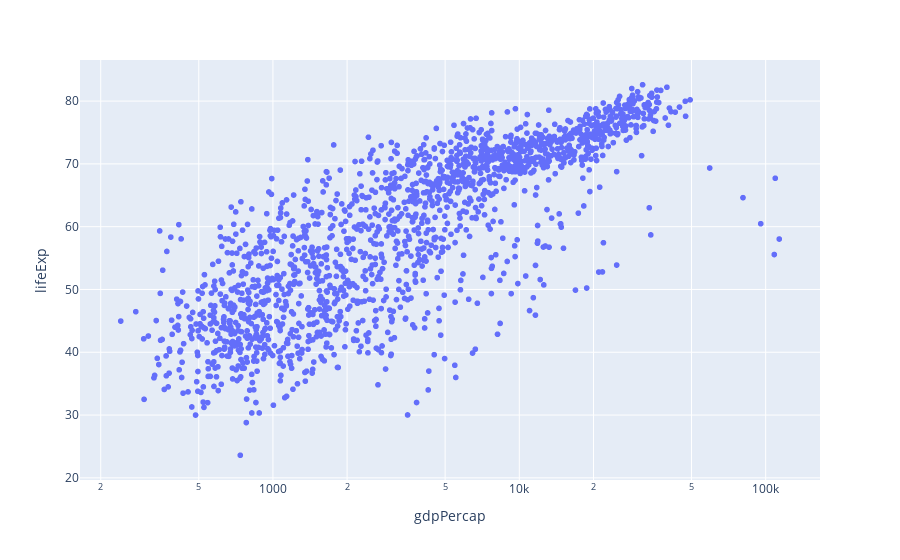

Source (notebook cell):
### Code cell
# マウスホバーで要素の値が確認できるようにする
px.scatter(
    gapminder, x="gdpPercap", y="lifeExp", log_x=True, hover_name="country"
).show()

### Figure 1 — Plotly figure (JSON) as saved in the notebook; plotly's stock layout.template omitted (floating-point values rounded to 4 significant figures; data arrays with more than 128 entries replaced by an {"elided": "..."} marker saying what was removed)
{"data": [{"hovertemplate": "<b>%{hovertext}</b><br><br>gdpPercap=%{x}<br>lifeExp=%{y}<extra></extra>", "hovertext": {"elided": "1704 str values"}, "legendgroup": "", "marker": {"color": "#636efa", "symbol": "circle"}, "mode": "markers", "name": "", "showlegend": false, "type": "scattergl", "x": {"elided": "1704 float values"}, "xaxis": "x", "y": {"elided": "1704 float values"}, "yaxis": "y"}], "layout": {"legend": {"tracegroupgap": 0}, "margin": {"t": 60}, "xaxis": {"anchor": "y", "domain": [0, 1], "title": {"text": "gdpPercap"}, "type": "log"}, "yaxis": {"anchor": "x", "domain": [0, 1], "title": {"text": "lifeExp"}}}}
